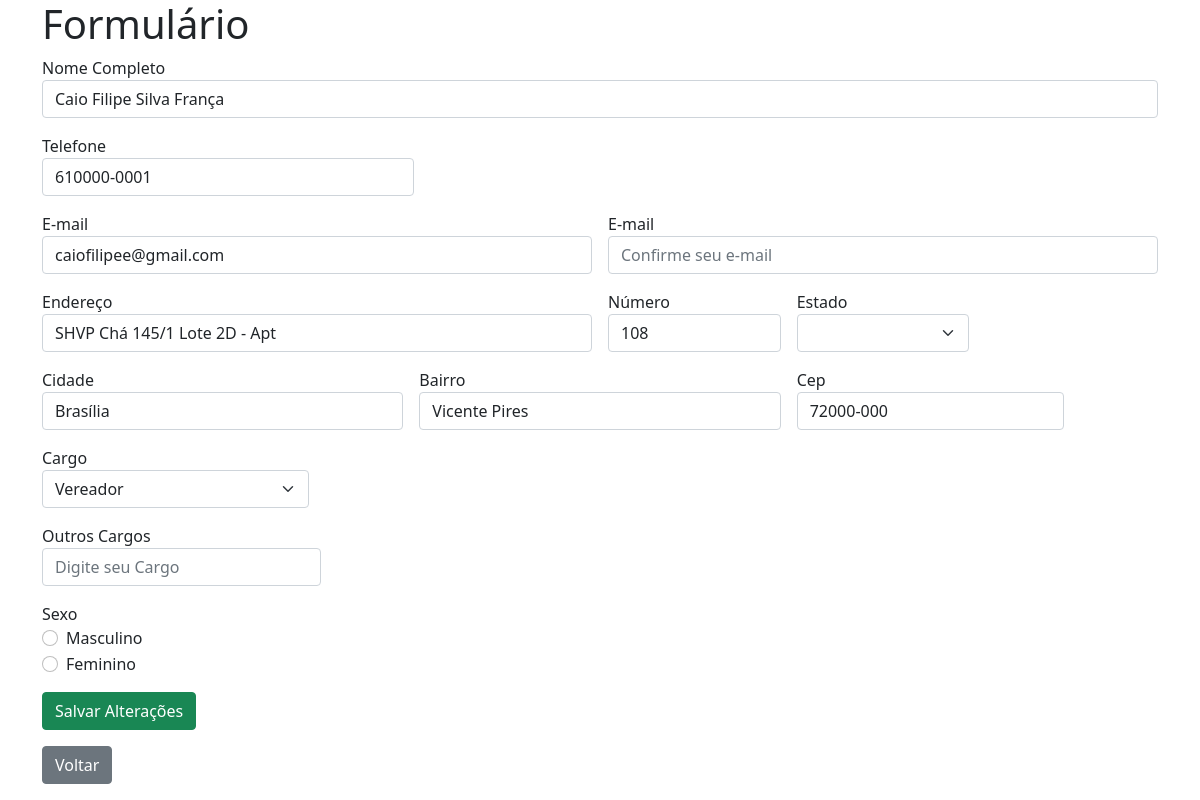
The page /restrito/pesquisar_edit.php?id=1 (signed in) on the database its author committed.
### tables this page shows
CREATE TABLE `formulario` (
    `cod_pessoa` int(11) NOT NULL,
    `nome` varchar(150) NOT NULL,
    `telefone` varchar(50) NOT NULL,
    `email1` varchar(150) NOT NULL,
    `email2` varchar(150) NOT NULL,
    `endereco` varchar(200) NOT NULL,
    `numero` int(50) NOT NULL,
    `estado` varchar(20) NOT NULL,
    `cidade` varchar(100) NOT NULL,
    `bairro` varchar(100) NOT NULL,
    `cep` varchar(20) NOT NULL,
    `cargo` varchar(50) NOT NULL,
    `sexo` varchar(30) NOT NULL
);

### restrito/pesquisar_edit.php (the view, shortened to what this page needs)
<!doctype html>
<html lang="en">
  <head>
    <link rel='stylesheet' href='stylesheet.css'>
    <link rel="stylesheet" href="css/bootstrap.min.css">
  </head>
  <body>
    <?php
        include "conexao.php";
        $id = $_GET['id'] ?? '';
        $sql = "SELECT * FROM formulario WHERE cod_pessoa = $id";
        $dados = mysqli_query($conn, $sql);
        $linha = mysqli_fetch_assoc($dados);
    ?>
     <div class= "container">
        <div class= "row">
            <div class="col">
                <h1>Formulário</h1>
                <form action="edit_script.php" method="POST">
                    <div class="mb-3">
                        <label for="nome">Nome Completo</label>
                        <input type="text" class="form-control" placeholder="Digite seu nome" name="nome" required value="<?php echo $linha['nome'];?>">
                    </div>
                    <div class="mb-3 col-sm-4">
                         <label for="telefone">Telefone</label>
                        <input type="text" class="form-control" placeholder="( xx ) 9 xxxx-xxxx" name="telefone" value="<?php echo $linha['telefone'];?>">
                    </div>
                    <div class="mb-3 row g-3">
                            <div class="col-sm-6">
                                <label for="email1">E-mail</label>
                                <input type="email" class="form-control" placeholder="Digite seu e-mail" name ="email1" value="<?php echo $linha['email1'];?>">
                            </div>
                            <div class="col-sm-6">
                                <label for="email2">E-mail</label>
                                <input type="email" class="form-control" placeholder="Confirme seu e-mail" name ="email2" value="<?php echo $linha['email2'];?>">
                            </div>
                    </div>
                       <div class="mb-3 row g-3">
                                <div class="col-sm-6">
                                    <label for="endereco">Endereço</label>
                                    <input type="text" class="form-control" placeholder="Endereço" name ="endereco" value="<?php echo $linha['endereco'];?>">
                                </div>
                                <div class="col-sm-2">
                                    <label for="numero">Número</label>
                                    <input type="text" class="form-control" placeholder="N°" name ="numero" value="<?php echo $linha['numero'];?>">
                                </div>
                                <div class="col-sm-2">
                                    <label for="Estado">Estado</label>
                                    <select class="form-select" name="estado" value="<?php echo $linha['estado'];?>">
                                        <option selected></option>
                                        <option value="AC">AC</option>
                                    </select>
                                </div>
                        </div>
                            <div class="mb-3 row g-3">
                                <div class="col-sm-4">
                                    <label for="Cidade">Cidade</label>
                                    <input type="text" class="form-control" placeholder="Cidade" name="cidade" value="<?php echo $linha['cidade'];?>">
                                </div>
                                <div class="col-sm-4">
                                    <label for="Bairro">Bairro</label>
                                    <input type="text" class="form-control" placeholder="Bairro" name="bairro" value="<?php echo $linha['bairro'];?>">
                                </div>
                                <div class="col-sm-3">
                                    <label for="cep">Cep</label>
                                    <input type="text" class="form-control" placeholder="xxxxx-xxx" name ="cep" value="<?php echo $linha['cep'];?>">
                                </div>
                            </div>
                            <div class="mb-3 row g-3">
                                        <div class="col-sm-3">
                                            <label for="nomeCargo">Cargo</label>
                                            <select id='cargo' class='form-select' name='cargo'>
                                                <option value="Vereador">Vereador</option>
                                            </select>
                                        </div>
                                    <div id="pai">
                                        <div id="outros" class="col-sm-3">
                                            <label for="texto">Outros Cargos</label>
                                            <input type="text" class="form-control" placeholder="Digite seu Cargo"   name="outros">
                                        </div>
                                    </div>
                            </div>
                        <div class="mb-3">
                            <span>Sexo</span>
                                <div class="form-check">
                                    <label for="sexo-masculino">Masculino</label>
                                    <input class="form-check-input" type="radio" name = "sexo" value ="Masculino">
                                    </div>
                                <div class="form-check">
                                    <label for="sexo-feminino">Feminino</label>
                                    <input class="form-check-input" type="radio" name ="sexo" value ="Feminino">
                                    </div>
                        </div>
                    <div class="mb-3">
                        <input type="submit" class="btn btn-success" value="Salvar Alterações">
                    </div>
                </form>
                <a href="pesquisar.php" class="btn btn-secondary" >Voltar</a>
            </div>
        </div>
    </div>
  </body>
</html>

### restrito/stylesheet.css (style rules this page uses)
body { background-size: cover; background-color: #08558b; }
#footer, a { text-align: left; }

### rows shown on the page
formulario: nome "Caio Filipe Silva França", telefone "610000-0001", email1 "caiofilipee@gmail.com", endereco "SHVP Chá 145/1 Lote 2D - Apt", numero "108", cidade "Brasília", bairro "Vicente Pires", cep "72000-000"
